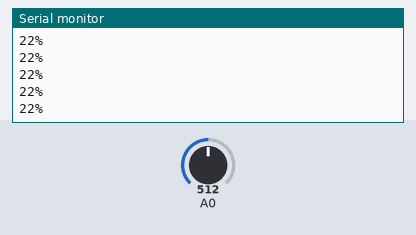
A sketch run on a simulated Arduino Uno, built with avr-gcc and run on an emulated ATmega328P. On the bench: the last lines printed to the serial monitor. Inputs (shaded band) come from the test bench; at power-on: A0 = 512.

Above: at 1.2 s.
1.3 s: A0 set to 716
At 1.31 s:
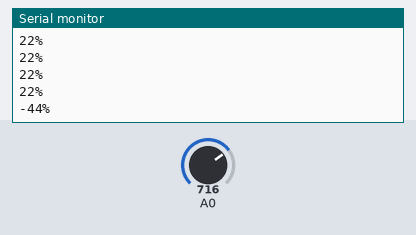
2.8 s: A0 set to 900
At 2.81 s:
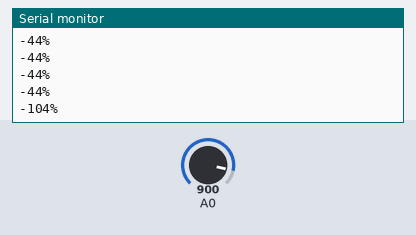
Timing chart, 0 to 5.8 s (numbered marks = the images above; inputs shaded):
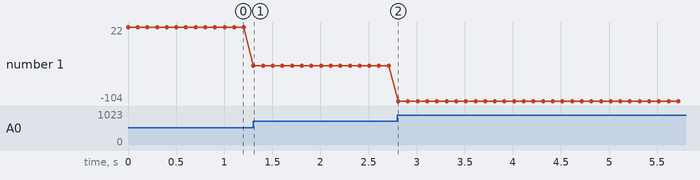

Measured:
- after the input at 1.3 s, the serial monitor: prints a new line at once (image 1)
- after the input at 2.8 s, the serial monitor: prints a new line at once (image 2)
- plotted number 1: 22 → -44 after the input at 1.3 s, -44 → -104 after the input at 2.8 s

The sketch:

Soil-moisture-sensor-cal-2.ino
```cpp
const int dry = 579;
const int wet = 272;

void setup()
{
  Serial.begin(9600);
}

void loop()
{
  int sensorVal = analogRead(A0);
  int percentageHumidity = map(sensorVal, wet, dry, 100, 0);

  Serial.print(percentageHumidity);
  Serial.println("%");

  delay(100);
}
```
